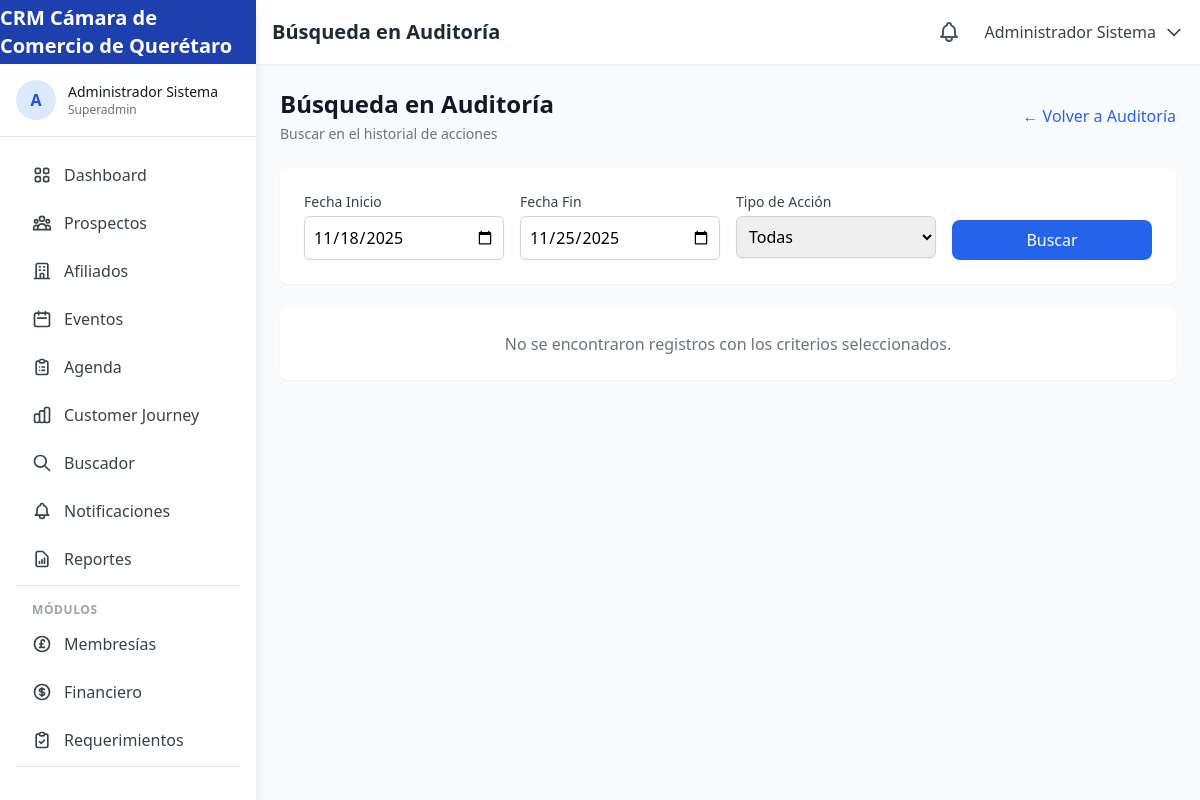
The page /auditoria/buscar (signed in) on the database as committed earlier.
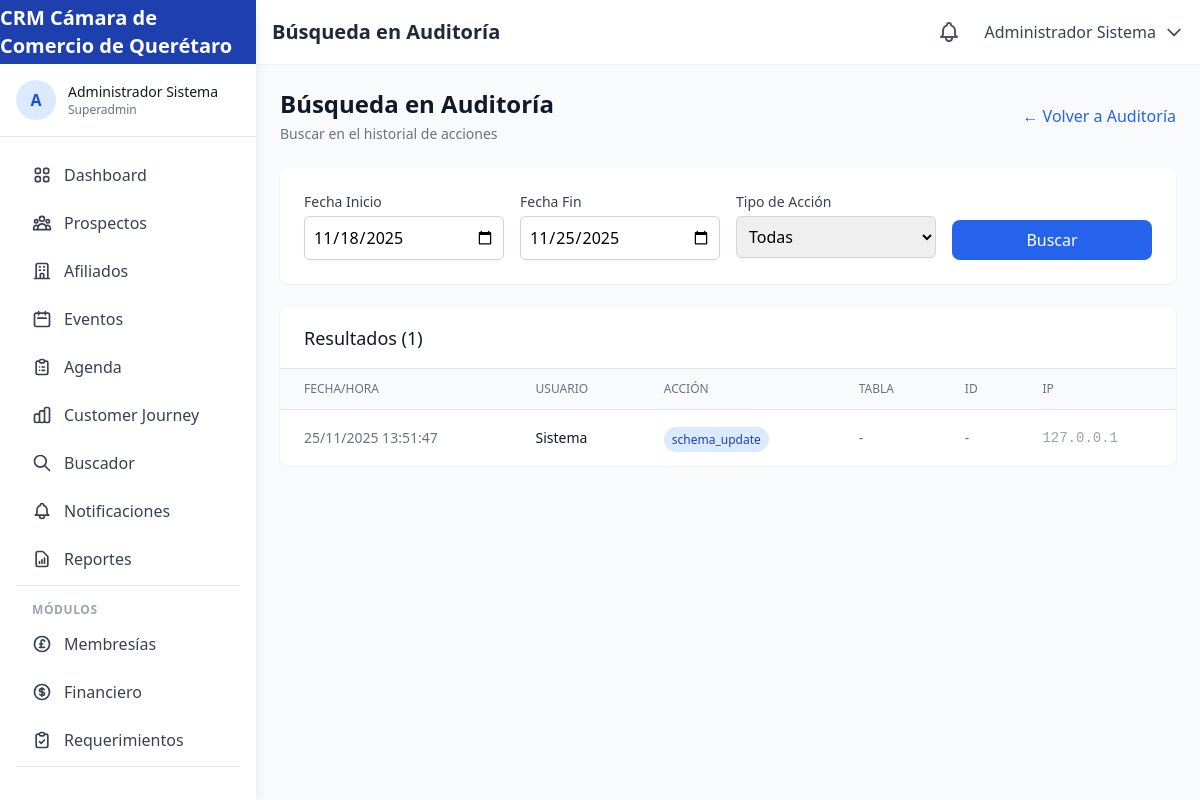
The same page on the database as committed later.
### tables this page shows
CREATE TABLE IF NOT EXISTS `audit_log` (
    `id` INT UNSIGNED AUTO_INCREMENT PRIMARY KEY,
    `user_id` INT UNSIGNED,
    `action` VARCHAR(100) NOT NULL,
    `table_name` VARCHAR(100),
    `record_id` INT UNSIGNED,
    `old_values` JSON,
    `new_values` JSON,
    `ip_address` VARCHAR(45),
    `user_agent` TEXT,
    `created_at` TIMESTAMP DEFAULT CURRENT_TIMESTAMP,
    FOREIGN KEY (`user_id`) REFERENCES `users`(`id`) ON DELETE SET NULL,
    INDEX `idx_table_record` (`table_name`, `record_id`)
);

### app/controllers/AuditController.php (called while the page is built, shortened)
<?php
class AuditController extends Controller {
    private AuditLog $auditModel;
    public function __construct(array $params = []) {
        $this->auditModel = new AuditLog();
    }
    public function search(): void {
        $startDate = $this->sanitize($this->getInput('start_date', date('Y-m-d', strtotime('-7 days'))));
        $endDate = $this->sanitize($this->getInput('end_date', date('Y-m-d')));
        $action = $this->sanitize($this->getInput('action', ''));
        $logs = [];
        if (!empty($action)) {
            $logs = $this->auditModel->getByAction($action);
        } else {
            $logs = $this->auditModel->getByDateRange($startDate, $endDate);
        }
        $actionsSummary = $this->auditModel->getActionsSummary();
        $this->view('audit/search', [
            'pageTitle' => 'Búsqueda en Auditoría',
            'currentPage' => 'auditoria',
            'logs' => $logs,
            'startDate' => $startDate,
            'endDate' => $endDate,
            'action' => $action,
            'actionsSummary' => $actionsSummary
        ]);
    }
}

### public/index.php (called while the page is built, shortened)
<?php
spl_autoload_register(function ($class) {
    $paths = [
        APP_PATH . '/core/' . $class . '.php',
        APP_PATH . '/controllers/' . $class . '.php',
        APP_PATH . '/models/' . $class . '.php'
    ];
    foreach ($paths as $path) {
        if (file_exists($path)) {
            return;
        }
    }
});
$router = new Router();
$router->add('', ['controller' => 'home', 'action' => 'index']);
$router->add('login', ['controller' => 'auth', 'action' => 'login']);
$router->add('logout', ['controller' => 'auth', 'action' => 'logout']);
$router->add('register', ['controller' => 'auth', 'action' => 'register']);
$router->add('recuperar-password', ['controller' => 'auth', 'action' => 'forgotPassword']);
$router->add('restablecer-password', ['controller' => 'auth', 'action' => 'resetPassword']);
$router->add('dashboard', ['controller' => 'dashboard', 'action' => 'index']);
$router->add('dashboard/afiliador', ['controller' => 'dashboard', 'action' => 'afiliador']);
$router->add('dashboard/comercial', ['controller' => 'dashboard', 'action' => 'comercial']);
$router->add('dashboard/direccion', ['controller' => 'dashboard', 'action' => 'direccion']);
$router->add('dashboard/contabilidad', ['controller' => 'dashboard', 'action' => 'contabilidad']);
$router->add('prospectos', ['controller' => 'prospects', 'action' => 'index']);
$router->add('prospectos/nuevo', ['controller' => 'prospects', 'action' => 'create']);
$router->add('prospectos/{id}', ['controller' => 'prospects', 'action' => 'show']);
$router->add('prospectos/{id}/editar', ['controller' => 'prospects', 'action' => 'edit']);
$router->add('prospectos/{id}/eliminar', ['controller' => 'prospects', 'action' => 'delete']);
$router->add('prospectos/canal/{channel}', ['controller' => 'prospects', 'action' => 'byChannel']);
$router->add('afiliados', ['controller' => 'affiliates', 'action' => 'index']);
$router->add('afiliados/nuevo', ['controller' => 'affiliates', 'action' => 'create']);
$router->add('afiliados/{id}', ['controller' => 'affiliates', 'action' => 'show']);
$router->add('afiliados/{id}/editar', ['controller' => 'affiliates', 'action' => 'edit']);
$router->add('afiliados/{id}/expediente', ['controller' => 'affiliates', 'action' => 'digitalFile']);
$router->add('afiliados/vencimientos', ['controller' => 'affiliates', 'action' => 'expirations']);
$router->add('afiliados/exafiliados', ['controller' => 'affiliates', 'action' => 'former']);
$router->add('eventos', ['controller' => 'events', 'action' => 'index']);
$router->add('eventos/nuevo', ['controller' => 'events', 'action' => 'create']);
$router->add('eventos/{id}', ['controller' => 'events', 'action' => 'show']);
$router->add('eventos/{id}/editar', ['controller' => 'events', 'action' => 'edit']);
$router->add('eventos/{id}/registro', ['controller' => 'events', 'action' => 'registration']);
$router->add('eventos/{id}/asistencia', ['controller' => 'events', 'action' => 'attendance']);
$router->add('evento/{url}', ['controller' => 'events', 'action' => 'publicRegistration']);
$router->add('agenda', ['controller' => 'agenda', 'action' => 'index']);
$router->add('agenda/nueva', ['controller' => 'agenda', 'action' => 'create']);
$router->add('agenda/{id}', ['controller' => 'agenda', 'action' => 'show']);
$router->add('agenda/{id}/editar', ['controller' => 'agenda', 'action' => 'edit']);
$router->add('agenda/api/eventos', ['controller' => 'agenda', 'action' => 'apiEvents']);
$router->add('buscador', ['controller' => 'search', 'action' => 'index']);
$router->add('buscador/resultados', ['controller' => 'search', 'action' => 'results']);
$router->add('buscador/no-match', ['controller' => 'search', 'action' => 'noMatch']);
$router->add('journey', ['controller' => 'journey', 'action' => 'index']);
$router->add('journey/{id}', ['controller' => 'journey', 'action' => 'show']);
$router->add('journey/upselling', ['controller' => 'journey', 'action' => 'upselling']);
$router->add('journey/crossselling', ['controller' => 'journey', 'action' => 'crossselling']);
$router->add('notificaciones', ['controller' => 'notifications', 'action' => 'index']);
$router->add('notificaciones/marcar-leida/{id}', ['controller' => 'notifications', 'action' => 'markRead']);
$router->add('reportes', ['controller' => 'reports', 'action' => 'index']);
$router->add('reportes/comerciales', ['controller' => 'reports', 'action' => 'commercial']);
$router->add('reportes/financieros', ['controller' => 'reports', 'action' => 'financial']);
$router->add('reportes/operativos', ['controller' => 'reports', 'action' => 'operational']);
$router->add('configuracion', ['controller' => 'config', 'action' => 'index']);
$router->add('configuracion/sitio', ['controller' => 'config', 'action' => 'site']);
$router->add('configuracion/correo', ['controller' => 'config', 'action' => 'email']);
$router->add('configuracion/correo/probar', ['controller' => 'config', 'action' => 'testEmail']);
$router->add('configuracion/estilos', ['controller' => 'config', 'action' => 'styles']);
$router->add('configuracion/pagos', ['controller' => 'config', 'action' => 'payments']);
$router->add('configuracion/api', ['controller' => 'config', 'action' => 'api']);
$router->add('configuracion/usuarios', ['controller' => 'config', 'action' => 'users']);
$router->add('perfil', ['controller' => 'profile', 'action' => 'index']);
$router->add('perfil/actualizar', ['controller' => 'profile', 'action' => 'update']);
$router->add('perfil/password', ['controller' => 'profile', 'action' => 'changePassword']);
$router->add('usuarios', ['controller' => 'users', 'action' => 'index']);
$router->add('usuarios/nuevo', ['controller' => 'users', 'action' => 'create']);
$router->add('usuarios/{id}', ['controller' => 'users', 'action' => 'show']);
$router->add('usuarios/{id}/editar', ['controller' => 'users', 'action' => 'edit']);
$router->add('membresias', ['controller' => 'memberships', 'action' => 'index']);
$router->add('membresias/nuevo', ['controller' => 'memberships', 'action' => 'create']);
$router->add('membresias/{id}', ['controller' => 'memberships', 'action' => 'show']);
$router->add('membresias/{id}/editar', ['controller' => 'memberships', 'action' => 'edit']);
$router->add('financiero', ['controller' => 'financial', 'action' => 'index']);
$router->add('financiero/pagos', ['controller' => 'financial', 'action' => 'payments']);
$router->add('financiero/facturas', ['controller' => 'financial', 'action' => 'invoices']);
$router->add('financiero/reporte', ['controller' => 'financial', 'action' => 'report']);
$router->add('financiero/registrar-pago', ['controller' => 'financial', 'action' => 'recordPayment']);
$router->add('financiero/generar-factura', ['controller' => 'financial', 'action' => 'generateInvoice']);
$router->add('financiero/categorias', ['controller' => 'financial', 'action' => 'categories']);
$router->add('financiero/movimientos', ['controller' => 'financial', 'action' => 'transactions']);
$router->add('financiero/reporte-movimientos', ['controller' => 'financial', 'action' => 'transactionsReport']);
$router->add('importar', ['controller' => 'import', 'action' => 'index']);
$router->add('importar/procesar', ['controller' => 'import', 'action' => 'process']);
$router->add('importar/plantilla', ['controller' => 'import', 'action' => 'template']);
$router->add('auditoria', ['controller' => 'audit', 'action' => 'index']);
$router->add('auditoria/buscar', ['controller' => 'audit', 'action' => 'search']);
$router->add('auditoria/actividad', ['controller' => 'audit', 'action' => 'activity']);
$router->add('auditoria/usuario/{id}', ['controller' => 'audit', 'action' => 'byUser']);
$router->add('auditoria/tabla', ['controller' => 'audit', 'action' => 'byTable']);
$router->add('requerimientos', ['controller' => 'requirements', 'action' => 'index']);
$router->add('requerimientos/nuevo', ['controller' => 'requirements', 'action' => 'create']);
$router->add('requerimientos/categorias', ['controller' => 'requirements', 'action' => 'categories']);
$router->add('requerimientos/mis-requerimientos', ['controller' => 'requirements', 'action' => 'myRequirements']);
$router->add('requerimientos/actualizar-estado', ['controller' => 'requirements', 'action' => 'updateStatus']);
$router->add('requerimientos/{id}', ['controller' => 'requirements', 'action' => 'show']);
$router->add('requerimientos/{id}/editar', ['controller' => 'requirements', 'action' => 'edit']);
$router->add('api/prospectos', ['controller' => 'api', 'action' => 'prospects']);
$router->add('api/afiliados', ['controller' => 'api', 'action' => 'affiliates']);
$router->add('api/eventos', ['controller' => 'api', 'action' => 'events']);
$router->add('api/dashboard', ['controller' => 'api', 'action' => 'dashboard']);
$router->add('api/notificaciones', ['controller' => 'api', 'action' => 'notifications']);
$router->add('api/buscar', ['controller' => 'api', 'action' => 'search']);
$router->add('api/buscar-empresa', ['controller' => 'api', 'action' => 'searchCompany']);
$router->add('api/eventos/verificar-url', ['controller' => 'api', 'action' => 'verifyEventUrl']);
$router->add('api/eventos/confirmar-pago', ['controller' => 'api', 'action' => 'confirmEventPayment']);
$url = $_GET['url'] ?? '';
try {
    $router->dispatch($url);
} catch (Exception $e) {
    $code = $e->getCode() ?: 500;
    http_response_code($code);
    if ($code === 404) {
        require_once APP_PATH . '/views/errors/404.php';
    } else {
        echo "Error: " . $e->getMessage();
    }
}

### app/core/Database.php (called while the page is built, shortened)
<?php
class Database {
    private static $instance = null;
    private $pdo;
    private function __construct() {
        try {
            $dsn = "mysql:host=" . DB_HOST . ";dbname=" . DB_NAME . ";charset=" . DB_CHARSET;
            $this->pdo = new PDO($dsn, DB_USER, DB_PASS, DB_OPTIONS);
        } catch (PDOException $e) {
            throw new Exception("Database connection failed: " . $e->getMessage());
        }
    }
    public static function getInstance(): self {
        if (self::$instance === null) {
            self::$instance = new self();
        }
        return self::$instance;
    }
    public function query(string $sql, array $params = []): PDOStatement {
        $stmt = $this->pdo->prepare($sql);
        $stmt->execute($params);
        return $stmt;
    }
    public function fetchAll(string $sql, array $params = []): array {
        $stmt = $this->query($sql, $params);
        return $stmt->fetchAll();
    }
}

### app/models/AuditLog.php (called while the page is built, shortened)
<?php
class AuditLog extends Model {
    protected string $table = 'audit_log';
    public function getByDateRange(string $startDate, string $endDate): array {
        $sql = "SELECT al.*, u.name as user_name
                FROM {$this->table} al
                LEFT JOIN users u ON al.user_id = u.id
                WHERE DATE(al.created_at) BETWEEN :start_date AND :end_date
                ORDER BY al.created_at DESC";
        return $this->raw($sql, [
            'start_date' => $startDate,
            'end_date' => $endDate
        ]);
    }
}

### app/core/Model.php (called while the page is built, shortened)
<?php
abstract class Model {
    protected Database $db;
    public function __construct() {
        $this->db = Database::getInstance();
    }
    protected function raw(string $sql, array $params = []): array {
        return $this->db->fetchAll($sql, $params);
    }
}

### app/views/audit/search.php (the view, shortened to what the changed rows need)
<div class="space-y-6">
    <div class="flex items-center justify-between">
        <div>
            <h2 class="text-2xl font-bold text-gray-900">Búsqueda en Auditoría</h2>
        </div>
        <a href="<?php echo BASE_URL; ?>/auditoria" class="text-blue-600 hover:text-blue-800">
        </a>
    </div>
    <form method="GET" class="bg-white rounded-lg shadow-sm p-6">
        <div class="grid grid-cols-1 md:grid-cols-4 gap-4">
        </div>
    </form>
    <?php if (!empty($logs)): ?>
    <div class="bg-white rounded-lg shadow-sm overflow-hidden">
        <div class="px-6 py-4 border-b">
            <h3 class="text-lg font-medium text-gray-900">Resultados (<?php echo count($logs); ?>)</h3>
        </div>
        <div class="overflow-x-auto">
            <table class="min-w-full divide-y divide-gray-200">
                <thead class="bg-gray-50">
                    <tr>
                        <th class="px-6 py-3 text-left text-xs font-medium text-gray-500 uppercase">Fecha/Hora</th>
                        <th class="px-6 py-3 text-left text-xs font-medium text-gray-500 uppercase">Usuario</th>
                        <th class="px-6 py-3 text-left text-xs font-medium text-gray-500 uppercase">Acción</th>
                        <th class="px-6 py-3 text-left text-xs font-medium text-gray-500 uppercase">Tabla</th>
                        <th class="px-6 py-3 text-left text-xs font-medium text-gray-500 uppercase">ID</th>
                        <th class="px-6 py-3 text-left text-xs font-medium text-gray-500 uppercase">IP</th>
                    </tr>
                </thead>
                <tbody class="divide-y divide-gray-200">
                    <?php foreach ($logs as $log): ?>
                    <tr class="hover:bg-gray-50">
                        <td class="px-6 py-4 whitespace-nowrap text-sm text-gray-500">
                            <?php echo date('d/m/Y H:i:s', strtotime($log['created_at'])); ?>
                        </td>
                        <td class="px-6 py-4 whitespace-nowrap text-sm text-gray-900">
                            <?php echo htmlspecialchars($log['user_name'] ?? 'Sistema'); ?>
                        </td>
                        <td class="px-6 py-4 whitespace-nowrap">
                            <span class="px-2 py-1 text-xs rounded-full bg-blue-100 text-blue-800">
                                <?php echo htmlspecialchars($log['action']); ?>
                            </span>
                        </td>
                        <td class="px-6 py-4 whitespace-nowrap text-sm text-gray-500">
                            <?php echo htmlspecialchars($log['table_name'] ?? '-'); ?>
                        </td>
                        <td class="px-6 py-4 whitespace-nowrap text-sm text-gray-500">
                            <?php echo $log['record_id'] ?? '-'; ?>
                        </td>
                        <td class="px-6 py-4 whitespace-nowrap text-sm text-gray-400 font-mono">
                            <?php echo htmlspecialchars($log['ip_address'] ?? '-'); ?>
                        </td>
                    </tr>
                    <?php endforeach; ?>
                </tbody>
            </table>
        </div>
    </div>
    <?php else: ?>
    <div class="bg-white rounded-lg shadow-sm p-6 text-center text-gray-500">
        No se encontraron registros con los criterios seleccionados.
    </div>
    <?php endif; ?>
</div>

Rows that differ between the two databases and show on the page:
added audit_log: created_at "25/11/2025 13:51:47", user_name "Sistema", action "schema_update", table_name "-", record "-", ip_address "127.0.0.1"
Other text that changed with them:
count($logs): (not shown) → "1"
text no longer shown: "No se encontraron registros con los criterios seleccionados."
text now shown: "Resultados ( ) FECHA/HORA USUARIO ACCIÓN TABLA ID IP"
